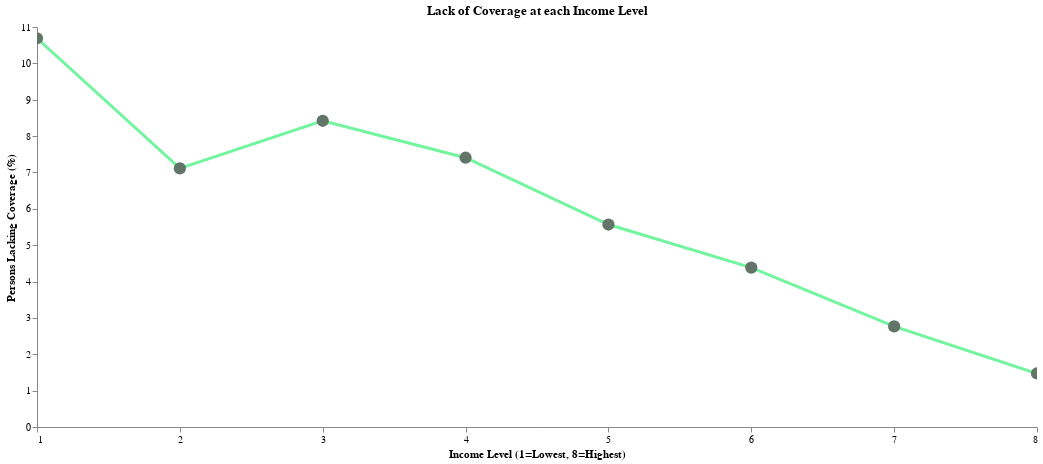

Notebook source saved alongside this figure:
### Markdown cell above
##  Final: Graph 3 - Rate of coverage ownership by income level

### Code cell
# no coverage vs income
no_coverage = df_brfss[df_brfss['anyhealthcare'] == 0]
coverageincome_data = (
    no_coverage.groupby('income').size() / 
    df_brfss.groupby('income').size() * 100
)
coverageincome_df = pd.DataFrame({
    'Income Level ($)': coverageincome_data.index,
    'Persons Lacking Coverage (%)': coverageincome_data.values
})

coverageincome = alt.Chart(coverageincome_df).mark_line(
    point=alt.OverlayMarkDef(size=150, color='#637569'), 
    color='#71F59F',
    strokeWidth=3
).encode(
    x=alt.X('Income Level ($):Q', 
            title='Income Level (1=Lowest, 8=Highest)',
            axis=alt.Axis(tickCount=8)),
    y=alt.Y('Persons Lacking Coverage (%):Q', 
            title='Persons Lacking Coverage (%)'),
    tooltip=[
        alt.Tooltip('Income Level ($):Q', title='Income'),
        alt.Tooltip('Persons Lacking Coverage (%):Q', title='Persons Lacking Coverage (%)', format='.2f')
    ]
).properties(
    width=1000,
    height=400,
    title='Lack of Coverage at each Income Level',
).configure_view(
    strokeWidth=0
).interactive()

coverageincome_chart = coverageincome.configure_axis(
    grid=False
).configure_view(
    strokeWidth=0
)

coverageincome_chart

### Figure 1 — Vega-Lite specification as saved in the notebook (floating-point values rounded to 4 significant figures)
{"config": {"view": {"continuousWidth": 300, "continuousHeight": 300, "strokeWidth": 0}, "axis": {"grid": false}}, "data": {"name": "data-9fd3333aab829dc7f207544df877c788"}, "mark": {"type": "line", "color": "#71F59F", "point": {"color": "#637569", "size": 150}, "strokeWidth": 3}, "encoding": {"tooltip": [{"field": "Income Level ($)", "title": "Income", "type": "quantitative"}, {"field": "Persons Lacking Coverage (%)", "format": ".2f", "title": "Persons Lacking Coverage (%)", "type": "quantitative"}], "x": {"axis": {"tickCount": 8}, "field": "Income Level ($)", "title": "Income Level (1=Lowest, 8=Highest)", "type": "quantitative"}, "y": {"field": "Persons Lacking Coverage (%)", "title": "Persons Lacking Coverage (%)", "type": "quantitative"}}, "height": 400, "params": [{"name": "param_7", "select": {"type": "interval", "encodings": ["x", "y"]}, "bind": "scales"}], "title": "Lack of Coverage at each Income Level", "width": 1000, "$schema": "https://vega.github.io/schema/vega-lite/v5.20.1.json", "datasets": {"data-9fd3333aab829dc7f207544df877c788": [{"Income Level ($)": 1.0, "Persons Lacking Coverage (%)": 10.69}, {"Income Level ($)": 2.0, "Persons Lacking Coverage (%)": 7.114}, {"Income Level ($)": 3.0, "Persons Lacking Coverage (%)": 8.422}, {"Income Level ($)": 4.0, "Persons Lacking Coverage (%)": 7.405}, {"Income Level ($)": 5.0, "Persons Lacking Coverage (%)": 5.568}, {"Income Level ($)": 6.0, "Persons Lacking Coverage (%)": 4.384}, {"Income Level ($)": 7.0, "Persons Lacking Coverage (%)": 2.766}, {"Income Level ($)": 8.0, "Persons Lacking Coverage (%)": 1.472}]}}
